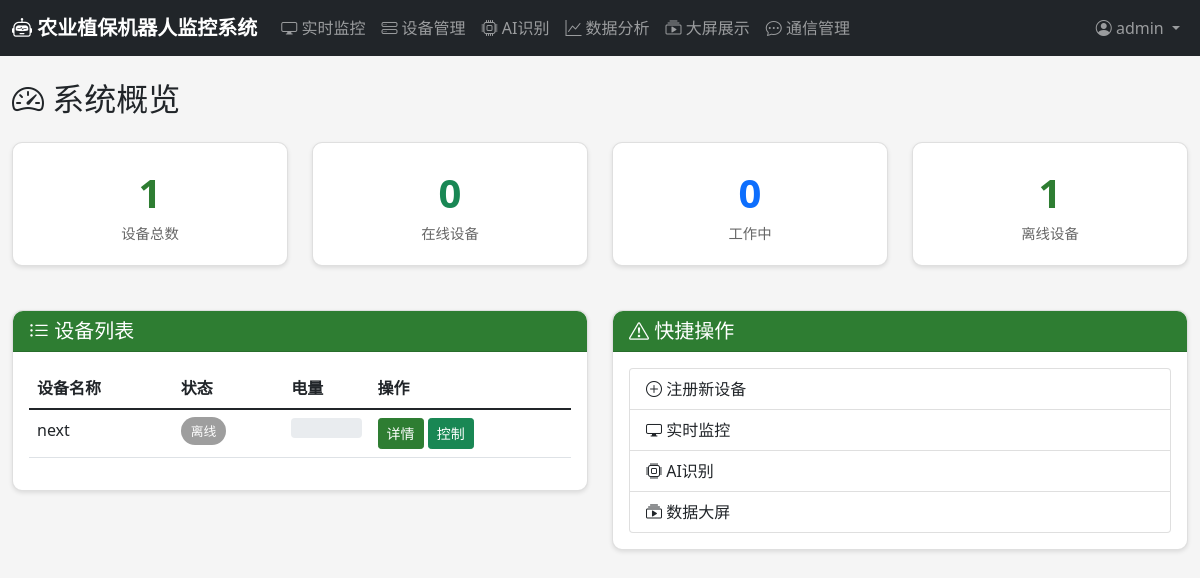
/dashboard/ (signed in), run on the app's committed database.
### users/models.py (models this page shows, shortened)
class User(AbstractUser):
    ROLE_CHOICES = [
        ('admin', '管理员'),
        ('operator', '操作员'),
        ('viewer', '查看者'),
    ]
    role = models.CharField(max_length=20, choices=ROLE_CHOICES, default='viewer', verbose_name='角色')
    phone = models.CharField(max_length=20, blank=True, verbose_name='手机号')
    avatar = models.ImageField(upload_to='avatars/', blank=True, verbose_name='头像')
    created_at = models.DateTimeField(auto_now_add=True, verbose_name='创建时间')
    last_login_ip = models.GenericIPAddressField(blank=True, null=True, verbose_name='最后登录IP')
    class Meta:
        verbose_name = '用户'
        verbose_name_plural = '用户'

### devices/models.py (models this page shows, shortened)
class RobotDevice(models.Model):
    STATUS_CHOICES = [
        ('online', '在线'),
        ('offline', '离线'),
        ('working', '工作中'),
        ('charging', '充电中'),
        ('error', '故障'),
    ]
    RUN_MODE_CHOICES = [
        ('auto', '自动模式'),
        ('manual', '手动模式'),
        ('scheduled', '定时任务模式'),
    ]
    device_id = models.CharField(max_length=100, unique=True, verbose_name='设备唯一标识')
    name = models.CharField(max_length=100, verbose_name='设备名称')
    model = models.CharField(max_length=100, blank=True, verbose_name='型号')
    manufacturer = models.CharField(max_length=100, blank=True, verbose_name='制造商')
    serial_number = models.CharField(max_length=100, blank=True, verbose_name='序列号')
    status = models.CharField(max_length=20, choices=STATUS_CHOICES, default='offline', verbose_name='状态')
    run_mode = models.CharField(max_length=20, choices=RUN_MODE_CHOICES, default='auto', verbose_name='运行模式')
    battery_level = models.IntegerField(default=0, verbose_name='电量百分比')
    location_lat = models.DecimalField(max_digits=10, decimal_places=6, null=True, blank=True, verbose_name='纬度')
    location_lng = models.DecimalField(max_digits=10, decimal_places=6, null=True, blank=True, verbose_name='经度')
    spray_rate = models.FloatField(default=1.0, verbose_name='喷洒速率(L/min)')
    patrol_interval = models.IntegerField(default=60, verbose_name='巡检间隔(分钟)')
    obstacle_avoidance_sensitivity = models.IntegerField(default=50, verbose_name='避障灵敏度')
    last_heartbeat = models.DateTimeField(null=True, blank=True, verbose_name='最后心跳时间')
    registered_at = models.DateTimeField(auto_now_add=True, verbose_name='注册时间')
    owner = models.ForeignKey(settings.AUTH_USER_MODEL, on_delete=models.CASCADE, related_name='owned_devices', verbose_name='所有者')
    class Meta:
        verbose_name = '机器人设备'
        verbose_name_plural = '机器人设备'
        ordering = ['-registered_at']

### users/views.py (the view)
# urls.py: path('dashboard/', dashboard, name='dashboard'),
@login_required
def dashboard(request):
    from devices.models import RobotDevice
    from data_analysis.models import WorkSession
    from ai_recognition.models import RecognitionTask
    devices = RobotDevice.objects.all()
    total_devices = devices.count()
    online_devices = devices.filter(status__in=['online', 'working']).count()
    working_devices = devices.filter(status='working').count()
    recent_sessions = WorkSession.objects.filter(status='completed').order_by('-end_time')[:5]
    recent_tasks = RecognitionTask.objects.order_by('-created_at')[:5]
    return render(request, 'dashboard.html', {
        'total_devices': total_devices,
        'online_devices': online_devices,
        'working_devices': working_devices,
        'devices': devices,
        'recent_sessions': recent_sessions,
        'recent_tasks': recent_tasks,
    })

### templates/dashboard.html (shortened to what this page needs)
{% extends 'base.html' %}
{% block content %}
<h2 class="mb-4"><i class="bi bi-speedometer2"></i> 系统概览</h2>
<div class="row">
    <div class="col-md-3">
        <div class="card stat-card">
            <div class="stat-value">{{ total_devices }}</div>
            <div class="stat-label">设备总数</div>
        </div>
    </div>
    <div class="col-md-3">
        <div class="card stat-card">
            <div class="stat-value text-success">{{ online_devices }}</div>
            <div class="stat-label">在线设备</div>
        </div>
    </div>
    <div class="col-md-3">
        <div class="card stat-card">
            <div class="stat-value text-primary">{{ working_devices }}</div>
            <div class="stat-label">工作中</div>
        </div>
    </div>
    <div class="col-md-3">
        <div class="card stat-card">
            <div class="stat-value">{{ total_devices|add:online_devices|add:working_devices|default:0 }}</div>
            <div class="stat-label">离线设备</div>
        </div>
    </div>
</div>
<div class="row mt-4">
    <div class="col-md-6">
        <div class="card">
            <div class="card-header">
                <h5 class="mb-0"><i class="bi bi-list-ul"></i> 设备列表</h5>
            </div>
            <div class="card-body">
                {% if devices %}
                <table class="table table-hover">
                    <thead>
                        <tr>
                            <th>设备名称</th>
                            <th>状态</th>
                            <th>电量</th>
                            <th>操作</th>
                        </tr>
                    </thead>
                    <tbody>
                        {% for device in devices %}
                        <tr>
                            <td>{{ device.name }}</td>
                            <td>
                                <span class="status-badge status-{{ device.status }}">
                                    {{ device.get_status_display }}
                                </span>
                            </td>
                            <td>
                                <div class="progress" style="height: 20px;">
                                </div>
                            </td>
                            <td>
                                <a href="{% url 'devices:device_detail' device.id %}" class="btn btn-sm btn-primary">详情</a>
                                <a href="{% url 'control:control_panel' device.id %}" class="btn btn-sm btn-success">控制</a>
                            </td>
                        </tr>
                        {% endfor %}
                    </tbody>
                </table>
                {% else %}
                <p class="text-muted">暂无设备，请先 <a href="{% url 'devices:device_register' %}">注册设备</a></p>
                {% endif %}
            </div>
        </div>
    </div>
    <div class="col-md-6">
        <div class="card">
            <div class="card-header">
                <h5 class="mb-0"><i class="bi bi-exclamation-triangle"></i> 快捷操作</h5>
            </div>
            <div class="card-body">
                <div class="list-group">
                    <a href="{% url 'devices:device_register' %}" class="list-group-item list-group-item-action">
                        <i class="bi bi-plus-circle"></i> 注册新设备
                    </a>
                    <a href="{% url 'monitoring:monitoring_dashboard' %}" class="list-group-item list-group-item-action">
                        <i class="bi bi-display"></i> 实时监控
                    </a>
                    <a href="{% url 'ai_recognition:recognition_dashboard' %}" class="list-group-item list-group-item-action">
                        <i class="bi bi-cpu"></i> AI识别
                    </a>
                    <a href="{% url 'data_analysis:big_screen' %}" class="list-group-item list-group-item-action">
                        <i class="bi bi-collection-play"></i> 数据大屏
                    </a>
                </div>
            </div>
        </div>
    </div>
</div>
{% endblock %}

### templates/base.html (shortened to what this page needs)
{% load static %}
<!DOCTYPE html>
<html lang="zh-CN">
<head>
    <link href="https://cdn.jsdelivr.net/npm/bootstrap@5.1.3/dist/css/bootstrap.min.css" rel="stylesheet">
    <link rel="stylesheet" href="https://cdn.jsdelivr.net/npm/bootstrap-icons@1.8.1/font/bootstrap-icons.css">
    <link rel="stylesheet" href="{% static 'css/style.css' %}">
</head>
<body>
    {% if user.is_authenticated %}
    <nav class="navbar navbar-expand-lg navbar-dark bg-dark">
        <div class="container-fluid">
            <a class="navbar-brand" href="/dashboard/">
                <i class="bi bi-robot"></i> 农业植保机器人监控系统
            </a>
            <div class="collapse navbar-collapse" id="navbarNav">
                <ul class="navbar-nav me-auto">
                    <li class="nav-item">
                        <a class="nav-link" href="{% url 'monitoring:monitoring_dashboard' %}">
                            <i class="bi bi-display"></i> 实时监控
                        </a>
                    </li>
                    <li class="nav-item">
                        <a class="nav-link" href="{% url 'devices:device_list' %}">
                            <i class="bi bi-hdd-stack"></i> 设备管理
                        </a>
                    </li>
                    <li class="nav-item">
                        <a class="nav-link" href="{% url 'ai_recognition:recognition_dashboard' %}">
                            <i class="bi bi-cpu"></i> AI识别
                        </a>
                    </li>
                    <li class="nav-item">
                        <a class="nav-link" href="{% url 'data_analysis:data_dashboard' %}">
                            <i class="bi bi-graph-up"></i> 数据分析
                        </a>
                    </li>
                    <li class="nav-item">
                        <a class="nav-link" href="{% url 'data_analysis:big_screen' %}">
                            <i class="bi bi-collection-play"></i> 大屏展示
                        </a>
                    </li>
                    <li class="nav-item">
                        <a class="nav-link" href="{% url 'communication:connection_list' %}">
                            <i class="bi bi-chat-dots"></i> 通信管理
                        </a>
                    </li>
                </ul>
                <ul class="navbar-nav">
                    <li class="nav-item dropdown">
                        <a class="nav-link dropdown-toggle" href="#" id="userDropdown" data-bs-toggle="dropdown">
                            <i class="bi bi-person-circle"></i> {{ user.username }}
                        </a>
                    </li>
                </ul>
            </div>
        </div>
    </nav>
    {% endif %}
    <div class="container-fluid mt-4">
        {% block content %}{% endblock %}
    </div>
</body>
</html>

### static/css/style.css (style rules this page uses)
:root { --primary-color: #2e7d32; --secondary-color: #4caf50; --dark-bg: #1b5e20; --light-bg: #e8f5e9; }
body { font-family: 'Segoe UI', Tahoma, Geneva, Verdana, sans-serif; background-color: #f5f5f5; }
.navbar-brand { font-weight: bold; }
.card { border-radius: 10px; box-shadow: 0 2px 4px rgba(0,0,0,0.1); margin-bottom: 20px; }
.card-header { background-color: var(--primary-color); color: white; font-weight: bold; border-radius: 10px 10px 0 0 !important; }
.stat-card { text-align: center; padding: 20px; }
.stat-card .stat-value { font-size: 2.5rem; font-weight: bold; color: var(--primary-color); }
.stat-card .stat-label { color: #666; font-size: 0.9rem; }
.status-badge { padding: 5px 10px; border-radius: 20px; font-size: 0.8rem; }
.status-offline { background-color: #9e9e9e; color: white; }
.btn-primary { background-color: var(--primary-color); border-color: var(--primary-color); }

### data on the page
User: username "admin"
RobotDevice: name "next", status "离线"

### other printed values
{{ total_devices }} "1"
{{ online_devices }} "0"
{{ working_devices }} "0"
{{ total_devices|add:online_devices|add:working_devices|default:0 }} "1"
